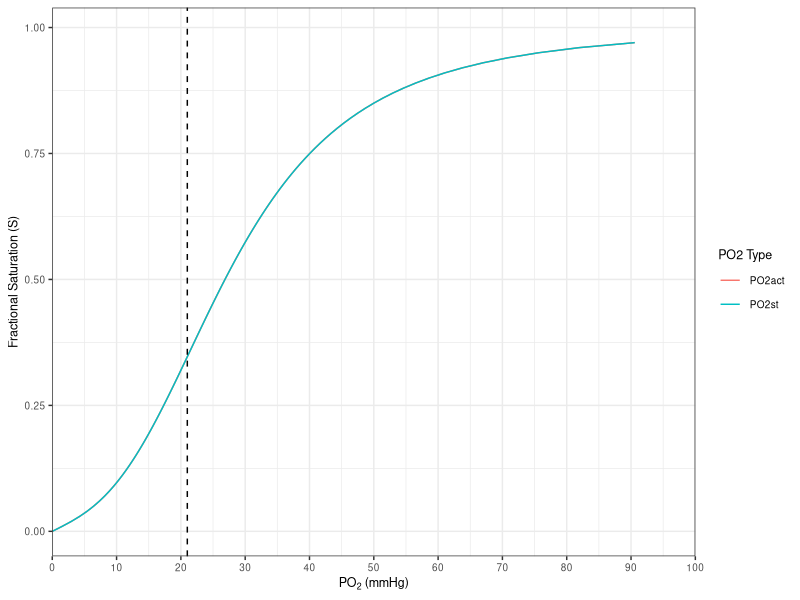

Write R code to recreate this figure.
#                        Mass Balance and FICK's PRINCIPLE 
################################################################################
# Oxygen consumption (VO2) = volume of O2 inspired minus volume of O2 expired
calculate_VO2 <- function(VI, VE, FIO2 = 0.2093, FEO2) {
  # VI: Volume of air inhaled per minute (L/min)
  # VE: Volume of air exhaled per minute (L/min)
  # FIO2: Fraction of oxygen in inspired air (default = 0.2093 for room air)
  # FEO2: Fraction of oxygen in expired air
  VO2 <- (VI * FIO2) - (VE * FEO2)
  return(VO2)
}

# Example usage:
 calculate_VO2(VI = 50, VE = 45, FEO2 = 0.17)


 
# References: 
# [1]
# Fick, Adolf. 1870. Ueber die Messung des Blutquantums in den Herzventrikeln. 
# Sitzungsberichte der Physikalisch-Medizinischen Gesellschaft zu Würzburg: 16 

# Function to calculate oxygen consumption (VO2) using the Fick principle
calculate_VO2 <- function(Q = 5000, CaO2 = 20, CvO2 = 15) {
  # Convert oxygen content from per 100 mL blood to per mL blood
  CaO2_mL_per_mL <- CaO2 / 100
  CvO2_mL_per_mL <- CvO2 / 100
  
  # Calculate VO2 in mL O2 per minute & Return the result
  VO2 <- Q * (CaO2_mL_per_mL - CvO2_mL_per_mL)
  return(VO2) 
}

# Call the function 
VO2 <- calculate_VO2(Q = 5000, CaO2 = 20, CvO2 = 10) 

# Display the result
cat("Oxygen consumption (VO2) is", VO2, "mL O2 per minute\n")




                            # Severinghaus Equations 
################################################################################
# References:
# [1]
# Severinghaus JW. Simple, accurate equations for human blood O2 dissociation computations. 
# J Appl Physiol 46: 599–602, 1979. doi: 10.1152/jappl.1979.46.3.599.

# [2]
# Ellis RK. Determination of PO2 from saturation. J Appl Physiol 67: 902–902, 1989. 
# doi: 10.1152/jappl.1989.67.2.902.

# Calculating fractional oxyhemoglobin saturation (S) from partial pressure of O2 (pO2 in mmHg)
calc_O2_sat <- function(pO2 = 100) {
  saturation <- (((pO2 ^ 3 + 150 * pO2) ^ -1 * 23400) + 1) ^ -1
  return(saturation)
}

calc_O2_sat()

# Above equation can be inverted to calculate pO2 from fractional O2 saturation 
calc_pO2 <- function(S = 0.36) {
  A <- 11700 * (S^-1 - 1)^-1
  B <- (50^3 + A^2)^0.5
  PO2st <- (B + A)^(1/3) - (B - A)^(1/3)
  return(PO2st)
}

calc_pO2() 

# Calculating O2 content based on pO2, and Hb where the saturation equation ist nested
calc_O2_cont <- function(pO2 = 100, Hb = 15) {
  # Calculate O2 content in mL O2 per dL blood
  O2_content <- (1.34 * Hb * ((((pO2 ^ 3 + 150 * pO2) ^ -1 * 23400) + 1) ^ -1)) + (0.0031 * pO2)
  return(O2_content)
}

calc_O2_cont()



#                              Severinghaus Model 
################################################################################
# [1]
# Severinghaus, J.W., 1979. Simple, accurate equations for human blood O2 
# dissociation computations. J. Appl. Physiol. 46, 599–602.
# https://doi.org/10.1152/jappl.1979.46.3.599

# [2]
# Ellis, R.K., 1989. Determination of PO2 from saturation. 
# J. Appl. Physiol. 67, 902–902. https://doi.org/10.1152/jappl.1989.67.2.902

# [3]
# Okada, Y., Tyuma, I., Sugimoto, T., 1977. Evaluation of Severinghaus’ Equation 
# and Its Modification for 2, 3-Dpg. Jpn. J. Physiol. 27, 135–144. 
# https://doi.org/10.2170/jjphysiol.27.135

# [4]
# Mairbäurl, H., Weber, R.E., 2012. Oxygen transport by hemoglobin. 
# Compr. Physiol. 2, 1463–1489. https://doi.org/10.1002/cphy.c080113

# Required libraries to run the code 
library(ggplot2)

S <- seq(0, 1, 0.01)

# Reference [1]
Severinghaus_S <- function(x){ (((x^3 + 150*x)^-1 * 23400) + 1)^-1 }

# Note that S must be calculated as fractional saturation not percentage.
# Reference [2] used this modification as it avoids problems with log function in R 
Severinghaus_PO2st <- function(S) {
  A <- 11700 * (S^-1 - 1)^-1
  B <- (50^3 + A^2)^0.5
  PO2st <- (B + A)^(1/3) - (B - A)^(1/3)
  return(PO2st)
}

PO2st <- Severinghaus_PO2st(S)

# Conditions that can be changed
P50  <- 26.86 # Okkada P50 of standard blood = 27.1 but Severingahus = 26.86
pH   <- 7.4  # Standard 7.4
Temp <- 37.0 # Standard 37
BE   <- 0    # Standard 0 ?
DPG  <- 0.8592593 # accoreding to table 1 Okada 1.02 is norm. human blood with P50=27.1

# Reference [3]
logP50 <- log(P50) + 0.48*(7.4-pH) + 0.024*(Temp-37) + 0.0013*BE + (0.135*DPG)-0.116

# Reference [4] revert log with exp() and store observed P50 value as P50obs
P50obs <- exp(logP50)
PO2act <- PO2st * P50obs / 26.86

curves <- data.frame(S, PO2act, PO2st)[complete.cases(S, PO2act, PO2st), ]

# Plotting both PO2act and PO2st on the x-axis and S on the y-axis
ggplot(curves, aes(x = PO2act, y = S)) +
  geom_line(aes(color = "PO2act")) +
  geom_line(aes(x = PO2st, color = "PO2st")) +
  ylab("Fractional Saturation (S)") +
  xlab("Partial Pressure of Oxygen (PO2)") +
  labs(color = "PO2 Type") +
  scale_x_continuous(
    name = expression("PO"[2] * " (mmHg)"),
    breaks = seq(0, 100, 10),
    limits = c(0, 100),
    expand = c(0, 0)
  ) +
  geom_vline(xintercept = 21, linetype = "dashed", color = "black") +
  theme_bw() +
  theme(text = element_text(size = 9))



# Function to calculate the default DPG value for Severinghaus equations where P50st is 26.86
calculate_default_dpg <- function() {
  # Standard P50 in Severinghaus' framework
  P50_standard <- 26.86
  
  # Solve for DPG where logP50 matches log(26.86)
  default_logP50 <- log(P50_standard)
  DPG_default <- (default_logP50 - log(26.86) - 0.48 * (7.4 - 7.4) - 0.024 * (37 - 37) - 0.0013 * 0 + 0.116) / 0.135
  return(DPG_default)
}

# Compute the default DPG
default_DPG <- calculate_default_dpg()
default_DPG # which is simply 0.116/0.135





#                         Henderson Hasselblach Equation 
################################################################################
# Function to calculate pH using the Henderson-Hasselbalch equation
calculate_pH <- function(pKa, A_minus_conc, HA_conc) {
  # Check that concentrations are positive
  if (A_minus_conc <= 0 || HA_conc <= 0) {
    stop("Concentrations must be positive values.")
  }
  
  # Calculate the ratio [A-]/[HA]
  ratio <- A_minus_conc / HA_conc
  
  # Calculate pH
  pH <- pKa + log10(ratio)
  
  return(pH)
}

# Given values
pKa <- 4.76
A_minus_conc <- 0.1  # [CH3COOm]
HA_conc <- 0.1       # [CH3COOH]

# Calculate pH
pH_value <- calculate_pH(pKa, A_minus_conc, HA_conc)

# Display the result
cat("The pH of the buffer solution is:", pH_value, "\n")


